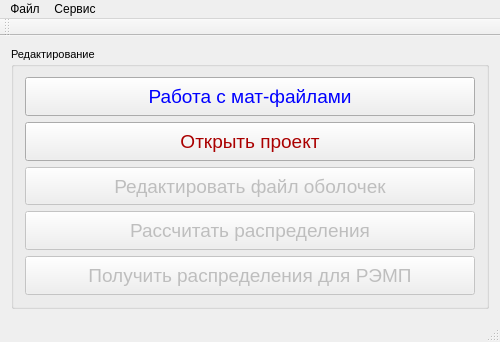
<?xml version="1.0" encoding="UTF-8"?>
<ui version="4.0">
 <class>TablesClass</class>
 <widget class="QMainWindow" name="TablesClass">
  <property name="geometry">
   <rect>
    <x>0</x>
    <y>0</y>
    <width>500</width>
    <height>342</height>
   </rect>
  </property>
  <property name="windowTitle">
   <string>Подготовка даных для вычисления распределений</string>
  </property>
  <widget class="QWidget" name="centralWidget">
   <layout class="QGridLayout" name="gridLayout">
    <item row="0" column="0">
     <widget class="QGroupBox" name="groupBox">
      <property name="font">
       <font>
        <pointsize>8</pointsize>
       </font>
      </property>
      <property name="title">
       <string>Редактирование</string>
      </property>
      <layout class="QVBoxLayout" name="verticalLayout">
       <item>
        <widget class="QPushButton" name="matFile_pb">
         <property name="sizePolicy">
          <sizepolicy hsizetype="Minimum" vsizetype="Minimum">
           <horstretch>0</horstretch>
           <verstretch>0</verstretch>
          </sizepolicy>
         </property>
         <property name="font">
          <font>
           <pointsize>14</pointsize>
          </font>
         </property>
         <property name="autoFillBackground">
          <bool>false</bool>
         </property>
         <property name="styleSheet">
          <string notr="true">color: rgb(0, 0, 255)</string>
         </property>
         <property name="text">
          <string>Работа с мат-файлами</string>
         </property>
        </widget>
       </item>
       <item>
        <widget class="QPushButton" name="openPRJ_pb">
         <property name="sizePolicy">
          <sizepolicy hsizetype="Minimum" vsizetype="Minimum">
           <horstretch>0</horstretch>
           <verstretch>0</verstretch>
          </sizepolicy>
         </property>
         <property name="font">
          <font>
           <pointsize>14</pointsize>
          </font>
         </property>
         <property name="styleSheet">
          <string notr="true">color:rgb(170, 0, 0)</string>
         </property>
         <property name="text">
          <string>Открыть проект</string>
         </property>
        </widget>
       </item>
       <item>
        <widget class="QPushButton" name="editFile_pb">
         <property name="enabled">
          <bool>false</bool>
         </property>
         <property name="sizePolicy">
          <sizepolicy hsizetype="Minimum" vsizetype="Minimum">
           <horstretch>0</horstretch>
           <verstretch>0</verstretch>
          </sizepolicy>
         </property>
         <property name="font">
          <font>
           <pointsize>14</pointsize>
          </font>
         </property>
         <property name="text">
          <string>Редактировать файл оболочек</string>
         </property>
        </widget>
       </item>
       <item>
        <widget class="QPushButton" name="calcDist_pb">
         <property name="enabled">
          <bool>false</bool>
         </property>
         <property name="sizePolicy">
          <sizepolicy hsizetype="Minimum" vsizetype="Minimum">
           <horstretch>0</horstretch>
           <verstretch>0</verstretch>
          </sizepolicy>
         </property>
         <property name="font">
          <font>
           <pointsize>14</pointsize>
          </font>
         </property>
         <property name="text">
          <string>Рассчитать распределения</string>
         </property>
        </widget>
       </item>
       <item>
        <widget class="QPushButton" name="getDist_pb">
         <property name="enabled">
          <bool>false</bool>
         </property>
         <property name="sizePolicy">
          <sizepolicy hsizetype="Minimum" vsizetype="Minimum">
           <horstretch>0</horstretch>
           <verstretch>0</verstretch>
          </sizepolicy>
         </property>
         <property name="font">
          <font>
           <pointsize>14</pointsize>
          </font>
         </property>
         <property name="text">
          <string>Получить распределения для РЭМП</string>
         </property>
        </widget>
       </item>
      </layout>
     </widget>
    </item>
   </layout>
  </widget>
  <widget class="QMenuBar" name="menuBar">
   <property name="geometry">
    <rect>
     <x>0</x>
     <y>0</y>
     <width>500</width>
     <height>21</height>
    </rect>
   </property>
   <widget class="QMenu" name="menu">
    <property name="title">
     <string>Файл</string>
    </property>
    <addaction name="action"/>
    <addaction name="action_2"/>
    <addaction name="action_3"/>
    <addaction name="action_4"/>
   </widget>
   <widget class="QMenu" name="menu_2">
    <property name="title">
     <string>Сервис</string>
    </property>
    <addaction name="action_5"/>
    <addaction name="action_6"/>
   </widget>
   <addaction name="menu"/>
   <addaction name="menu_2"/>
  </widget>
  <widget class="QToolBar" name="mainToolBar">
   <attribute name="toolBarArea">
    <enum>TopToolBarArea</enum>
   </attribute>
   <attribute name="toolBarBreak">
    <bool>false</bool>
   </attribute>
  </widget>
  <widget class="QStatusBar" name="statusBar"/>
  <action name="action">
   <property name="text">
    <string>Открыть Проект</string>
   </property>
  </action>
  <action name="action_2">
   <property name="text">
    <string>Открыть конвигурацию</string>
   </property>
  </action>
  <action name="action_3">
   <property name="text">
    <string>Сохранить конфигурацию</string>
   </property>
  </action>
  <action name="action_4">
   <property name="text">
    <string>Выйти</string>
   </property>
  </action>
  <action name="action_5">
   <property name="text">
    <string>Графики</string>
   </property>
  </action>
  <action name="action_6">
   <property name="text">
    <string>Параметры</string>
   </property>
  </action>
 </widget>
 <layoutdefault spacing="6" margin="11"/>
 <resources>
  <include location="Tables.qrc"/>
 </resources>
 <connections/>
</ui>
